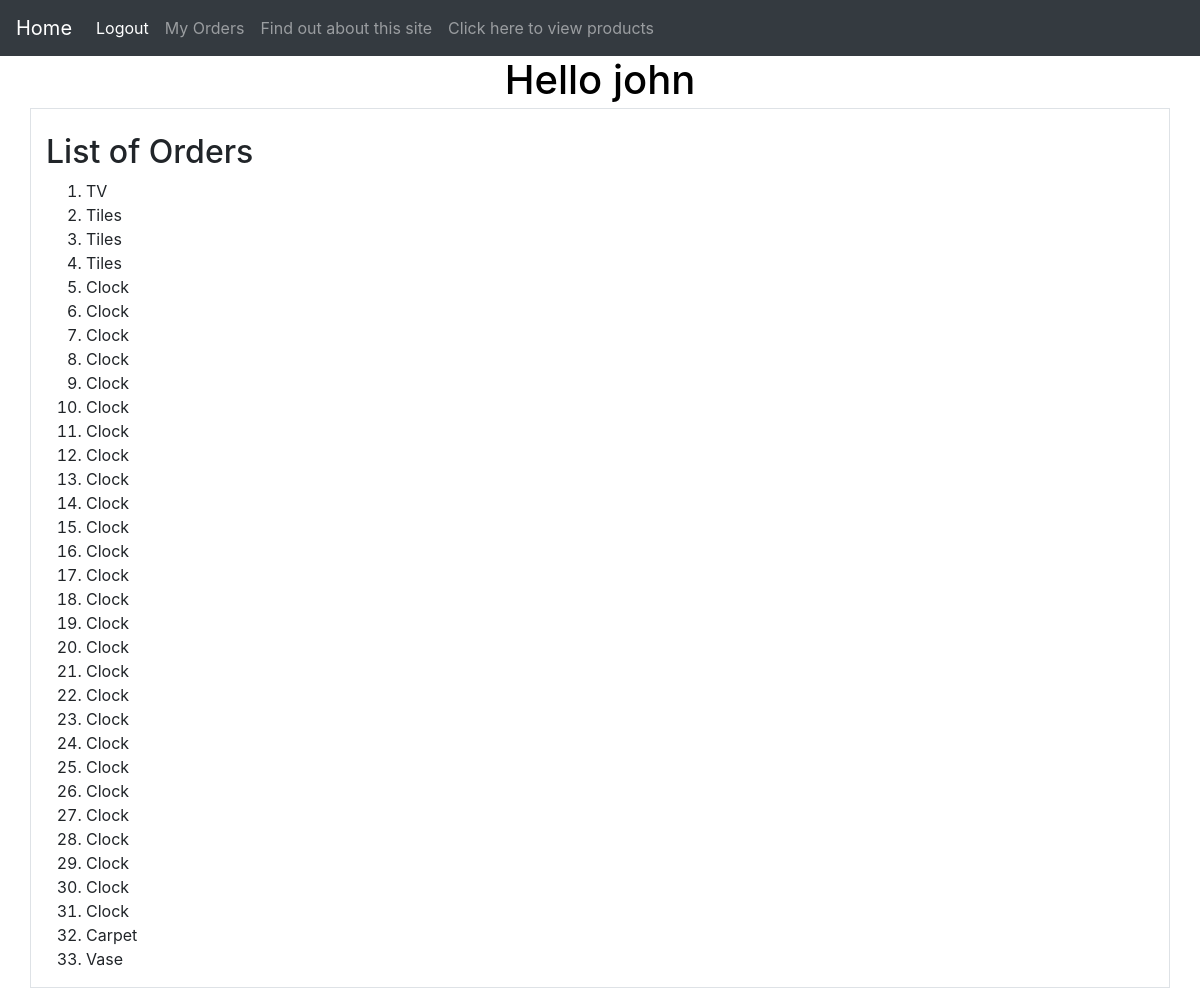
Screenshot of /myapp/myorders/ (signed in) with the database file from the repository.
### myapp/models.py (models this page shows, shortened)
class Product(models.Model):
    category = models.ForeignKey(Category, related_name='products',on_delete=models.CASCADE)
    name = models.CharField(max_length=200)
    price = models.DecimalField(max_digits=10, decimal_places=2)
    stock = models.PositiveIntegerField(default=100, validators=[MaxValueValidator(1000), MinValueValidator(0)])
    available = models.BooleanField(default=True)
    description = models.TextField(blank=True, default='')
    interested = models.PositiveIntegerField(default=0)

### myapp/views.py (the view)
# urls.py: path(r'myorders/',views.myorders,name='myorders'),
@login_required(login_url='/myapp/user_login/')
def myorders(request):
        name = request.user.first_name
        orders = Order.objects.filter(client__first_name=name).values_list('product__name',flat=True)
        return render(request,'myapp/myorders.html',{'orders':orders})

### myapp/templates/myapp/myorders.html (shortened to what this page needs)
<!DOCTYPE html>
<html lang="en">
<head>
</head>
<body>
{% extends 'myapp/base.html' %}
{% block body_block %}
    {% if orders %}
    <h2>List of Orders</h2>
    <ol>
        {% for Order  in orders %}
            <li> {{ Order }} </li>
        {% endfor %}
    </ol>
{% else %}
    <strong>There are no available products!</strong>
{% endif %}
{%  endblock %}

### myapp/templates/myapp/base.html (shortened to what this page needs)
<!DOCTYPE html>
{% load staticfiles %}
<html>
<head>
    <link rel="stylesheet" href="https://stackpath.bootstrapcdn.com/bootstrap/4.3.1/css/bootstrap.min.css"
>
    <link rel="stylesheet" type="text/css" href="{% static 'myapp/style.css' %}"/>
    <title>Online Store APP - {% block title %}Welcome!{% endblock %}</title></head>
<body>
<div>
    <nav class="navbar navbar-expand-lg navbar-dark bg-dark">
        <a class="navbar-brand" href="{% url 'myapp:index' %}">Home</a>
        <div class="collapse navbar-collapse" id="navbarNavAltMarkup">
            <div class="navbar-nav">
                {% if user.is_authenticated %}
                    <a class="nav-item nav-link active" href="{% url 'myapp:logout' %}">Logout <span class="sr-only">(current)</span></a>
                    <a class="nav-item nav-link" href="{% url 'myapp:myorders' %}">My Orders</a>
                {% else %}
                    <a class="nav-item nav-link" href="{% url 'myapp:register' %}">Register</a>
                    <a class="nav-item nav-link" href="{% url 'myapp:login' %}">Log in</a>
                {% endif %}
                <a class="nav-item nav-link" href="{% url 'myapp:about' %}">Find out about this
                    site</a>
                <a class="nav-item nav-link" href="{% url 'myapp:products' %}">Click here to view products</a>
            </div>
        </div>
    </nav>
    <h1 class="h1 mb-1">{% block myhdg %}Hello {% if user.is_authenticated %} {{ user.get_username }} {% else %} {{ 'user' }}
    {% endif %}{% endblock %}</h1>
    <div class="container pt-4 border">
        {% block body_block %}*** {% endblock %}
    </div>
</div>
</body>
</html>

### myapp/static/myapp/style.css (style rules this page uses)
h1 { text-align:center; font-size: 16px; font-style: normal; color:black; }

### rows the page displays
Product: name "Tiles"
Product: name "Clock"
Product: name "Carpet"
Product: name "Vase"

### other values shown
{{ user.get_username }} "john"
{{ Order }} "TV"
